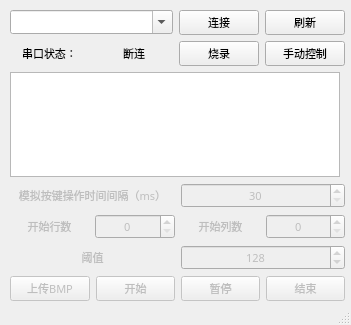
<?xml version="1.0" encoding="UTF-8"?>
<ui version="4.0">
 <class>AutoSplatoon</class>
 <widget class="QMainWindow" name="AutoSplatoon">
  <property name="geometry">
   <rect>
    <x>0</x>
    <y>0</y>
    <width>351</width>
    <height>325</height>
   </rect>
  </property>
  <property name="font">
   <font>
    <family>Consolas</family>
   </font>
  </property>
  <property name="windowTitle">
   <string>AutoSplatoon</string>
  </property>
  <property name="windowIcon">
   <iconset resource="Icons.qrc">
    <normaloff>:/icons/Splatoon_2_-_Green_Inkling_Squid_icon.png</normaloff>:/icons/Splatoon_2_-_Green_Inkling_Squid_icon.png</iconset>
  </property>
  <widget class="QWidget" name="centralwidget">
   <widget class="QWidget" name="verticalLayoutWidget">
    <property name="geometry">
     <rect>
      <x>10</x>
      <y>10</y>
      <width>335</width>
      <height>291</height>
     </rect>
    </property>
    <property name="font">
     <font>
      <family>微软雅黑</family>
      <pointsize>8</pointsize>
      <weight>50</weight>
      <bold>false</bold>
     </font>
    </property>
    <layout class="QVBoxLayout" name="verticalLayout">
     <item>
      <layout class="QGridLayout" name="gridLayout">
       <item row="1" column="1">
        <layout class="QHBoxLayout" name="horizontalLayout_2">
         <item>
          <widget class="QPushButton" name="serialConnectButton">
           <property name="font">
            <font>
             <family>微软雅黑</family>
             <pointsize>8</pointsize>
             <weight>50</weight>
             <bold>false</bold>
            </font>
           </property>
           <property name="text">
            <string>连接</string>
           </property>
          </widget>
         </item>
         <item>
          <widget class="QPushButton" name="serialRefreshButton">
           <property name="font">
            <font>
             <family>微软雅黑</family>
             <pointsize>8</pointsize>
             <weight>50</weight>
             <bold>false</bold>
            </font>
           </property>
           <property name="text">
            <string>刷新</string>
           </property>
          </widget>
         </item>
        </layout>
       </item>
       <item row="3" column="0">
        <layout class="QHBoxLayout" name="horizontalLayout">
         <item>
          <widget class="QLabel" name="label_3">
           <property name="font">
            <font>
             <family>微软雅黑</family>
             <pointsize>8</pointsize>
             <weight>50</weight>
             <bold>false</bold>
            </font>
           </property>
           <property name="text">
            <string>串口状态：</string>
           </property>
           <property name="alignment">
            <set>Qt::AlignCenter</set>
           </property>
          </widget>
         </item>
         <item>
          <widget class="QLabel" name="serialStatusLabel">
           <property name="font">
            <font>
             <family>微软雅黑</family>
             <pointsize>8</pointsize>
             <weight>50</weight>
             <bold>false</bold>
            </font>
           </property>
           <property name="text">
            <string>断连</string>
           </property>
           <property name="alignment">
            <set>Qt::AlignCenter</set>
           </property>
          </widget>
         </item>
        </layout>
       </item>
       <item row="1" column="0">
        <widget class="QComboBox" name="serialPortsBox">
         <property name="font">
          <font>
           <family>微软雅黑</family>
           <pointsize>8</pointsize>
           <weight>50</weight>
           <bold>false</bold>
          </font>
         </property>
         <property name="editable">
          <bool>true</bool>
         </property>
        </widget>
       </item>
       <item row="3" column="1">
        <layout class="QHBoxLayout" name="horizontalLayout_3">
         <item>
          <widget class="QPushButton" name="flashButton">
           <property name="enabled">
            <bool>true</bool>
           </property>
           <property name="font">
            <font>
             <family>微软雅黑</family>
             <pointsize>8</pointsize>
             <weight>50</weight>
             <bold>false</bold>
            </font>
           </property>
           <property name="text">
            <string>烧录</string>
           </property>
          </widget>
         </item>
         <item>
          <widget class="QPushButton" name="manualButton">
           <property name="font">
            <font>
             <family>微软雅黑</family>
             <pointsize>8</pointsize>
             <weight>50</weight>
             <bold>false</bold>
            </font>
           </property>
           <property name="text">
            <string>手动控制</string>
           </property>
          </widget>
         </item>
        </layout>
       </item>
      </layout>
     </item>
     <item>
      <widget class="QGraphicsView" name="graphicsView">
       <property name="enabled">
        <bool>true</bool>
       </property>
       <property name="sizePolicy">
        <sizepolicy hsizetype="Maximum" vsizetype="Maximum">
         <horstretch>0</horstretch>
         <verstretch>0</verstretch>
        </sizepolicy>
       </property>
       <property name="maximumSize">
        <size>
         <width>330</width>
         <height>130</height>
        </size>
       </property>
       <property name="font">
        <font>
         <family>微软雅黑</family>
         <pointsize>8</pointsize>
         <weight>50</weight>
         <bold>false</bold>
        </font>
       </property>
      </widget>
     </item>
     <item>
      <layout class="QHBoxLayout" name="horizontalLayout_4">
       <item>
        <widget class="QLabel" name="label">
         <property name="enabled">
          <bool>false</bool>
         </property>
         <property name="text">
          <string>模拟按键操作时间间隔（ms）</string>
         </property>
         <property name="alignment">
          <set>Qt::AlignCenter</set>
         </property>
        </widget>
       </item>
       <item>
        <widget class="QSpinBox" name="intervalBox">
         <property name="enabled">
          <bool>false</bool>
         </property>
         <property name="alignment">
          <set>Qt::AlignCenter</set>
         </property>
         <property name="minimum">
          <number>30</number>
         </property>
         <property name="maximum">
          <number>100</number>
         </property>
        </widget>
       </item>
      </layout>
     </item>
     <item>
     <layout class="QHBoxLayout" name="horizontalLayout_6">
       <item>
        <widget class="QLabel" name="label_2">
         <property name="enabled">
          <bool>false</bool>
         </property>
         <property name="text">
          <string>开始行数</string>
         </property>
         <property name="alignment">
          <set>Qt::AlignCenter</set>
         </property>
        </widget>
       </item>
       <item>
        <widget class="QSpinBox" name="rowBox">
         <property name="enabled">
          <bool>false</bool>
         </property>
         <property name="alignment">
          <set>Qt::AlignCenter</set>
         </property>
         <property name="minimum">
          <number>0</number>
         </property>
         <property name="maximum">
          <number>119</number>
         </property>
        </widget>
       </item>
       <item>
        <widget class="QLabel" name="label_4">
         <property name="enabled">
          <bool>false</bool>
         </property>
         <property name="text">
          <string>开始列数</string>
         </property>
         <property name="alignment">
          <set>Qt::AlignCenter</set>
         </property>
        </widget>
       </item>
       <item>
        <widget class="QSpinBox" name="columnBox">
         <property name="enabled">
          <bool>false</bool>
         </property>
         <property name="alignment">
          <set>Qt::AlignCenter</set>
         </property>
         <property name="minimum">
          <number>0</number>
         </property>
         <property name="maximum">
          <number>319</number>
         </property>
        </widget>
       </item>
      </layout>
     </item>
     <item>
      <layout class="QHBoxLayout" name="horizontalLayout_threshold">
       <item>
        <widget class="QLabel" name="label_threshold">
         <property name="enabled">
          <bool>false</bool>
         </property>
         <property name="text">
          <string>阈值</string>
         </property>
         <property name="alignment">
          <set>Qt::AlignCenter</set>
         </property>
        </widget>
       </item>
       <item>
        <widget class="QSpinBox" name="thresholdBox">
         <property name="enabled">
          <bool>false</bool>
         </property>
         <property name="alignment">
          <set>Qt::AlignCenter</set>
         </property>
         <property name="minimum">
          <number>0</number>
         </property>
         <property name="maximum">
          <number>255</number>
         </property>
         <property name="value">
          <number>128</number>
         </property>
        </widget>
       </item>
      </layout>
     </item>
     <item>
      <layout class="QHBoxLayout" name="horizontalLayout_5">
       <item>
        <widget class="QPushButton" name="uploadButton">
         <property name="enabled">
          <bool>false</bool>
         </property>
         <property name="font">
          <font>
           <family>微软雅黑</family>
           <pointsize>8</pointsize>
           <weight>50</weight>
           <bold>false</bold>
          </font>
         </property>
         <property name="text">
          <string>上传BMP</string>
         </property>
        </widget>
       </item>
       <item>
        <widget class="QPushButton" name="startButton">
         <property name="enabled">
          <bool>false</bool>
         </property>
         <property name="font">
          <font>
           <family>微软雅黑</family>
           <pointsize>8</pointsize>
           <weight>50</weight>
           <bold>false</bold>
          </font>
         </property>
         <property name="text">
          <string>开始</string>
         </property>
        </widget>
       </item>
       <item>
        <widget class="QPushButton" name="pauseButton">
         <property name="enabled">
          <bool>false</bool>
         </property>
         <property name="font">
          <font>
           <family>微软雅黑</family>
           <pointsize>8</pointsize>
           <weight>50</weight>
           <bold>false</bold>
          </font>
         </property>
         <property name="text">
          <string>暂停</string>
         </property>
        </widget>
       </item>
       <item>
        <widget class="QPushButton" name="haltButton">
         <property name="enabled">
          <bool>false</bool>
         </property>
         <property name="font">
          <font>
           <family>微软雅黑</family>
           <pointsize>8</pointsize>
           <weight>50</weight>
           <bold>false</bold>
          </font>
         </property>
         <property name="text">
          <string>结束</string>
         </property>
        </widget>
       </item>
      </layout>
     </item>
    </layout>
   </widget>
  </widget>
  <widget class="QStatusBar" name="statusbar"/>
  <action name="actionQuit">
   <property name="text">
    <string>Quit</string>
   </property>
  </action>
 </widget>
 <resources>
  <include location="Icons.qrc"/>
 </resources>
 <connections/>
</ui>
